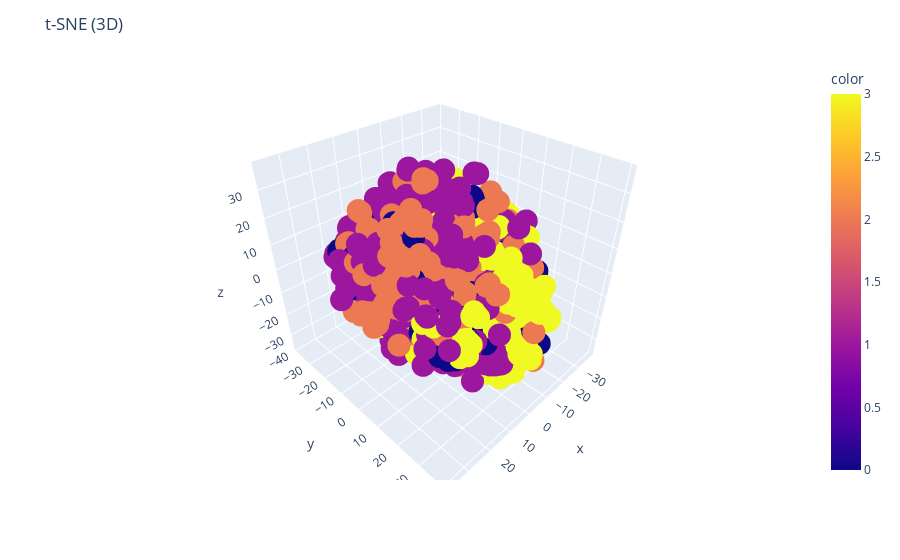

This figure's notebook cell:
### Markdown cell above
3d:

### Code cell
plot_tsne_images_3d_plotly(images_grayscale, labels_grayscale)

### Figure 1 — Plotly figure (JSON) as saved in the notebook; plotly's stock layout.template omitted (floating-point values rounded to 4 significant figures; data arrays with more than 128 entries replaced by an {"elided": "..."} marker saying what was removed)
{"data": [{"hovertemplate": "x=%{x}<br>y=%{y}<br>z=%{z}<br>color=%{marker.color}<extra></extra>", "legendgroup": "", "marker": {"color": {"elided": "3096 int values"}, "coloraxis": "coloraxis", "symbol": "circle"}, "mode": "markers", "name": "", "scene": "scene", "showlegend": false, "type": "scatter3d", "x": {"elided": "3096 float values"}, "y": {"elided": "3096 float values"}, "z": {"elided": "3096 float values"}}], "layout": {"coloraxis": {"colorbar": {"title": {"text": "color"}}, "colorscale": [[0, "#0d0887"], [0.1111, "#46039f"], [0.2222, "#7201a8"], [0.3333, "#9c179e"], [0.4444, "#bd3786"], [0.5556, "#d8576b"], [0.6667, "#ed7953"], [0.7778, "#fb9f3a"], [0.8889, "#fdca26"], [1, "#f0f921"]]}, "legend": {"tracegroupgap": 0}, "margin": {"t": 60}, "scene": {"domain": {"x": [0, 1], "y": [0, 1]}, "xaxis": {"title": {"text": "x"}}, "yaxis": {"title": {"text": "y"}}, "zaxis": {"title": {"text": "z"}}}, "title": {"text": "t-SNE (3D)"}}}
